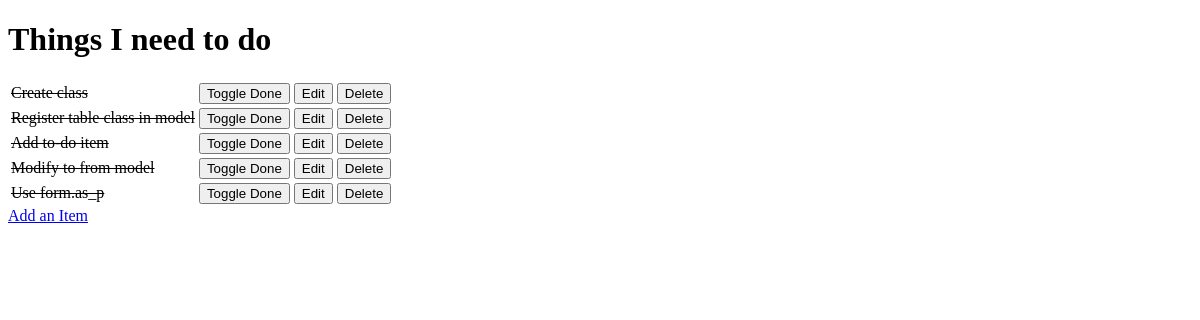
Before: / with the older database file.
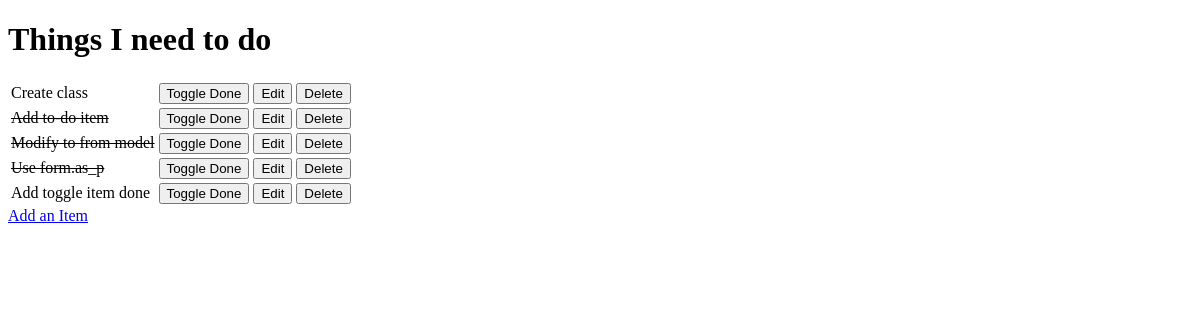
After: the same page with the newer database file.
### todo/models.py (models this page shows, shortened)
class Item(models.Model):
    name = models.CharField(max_length=50, null=False, blank=False)
    done = models.BooleanField(null=False, blank=False, default=False)

### todo/views.py (the view)
# urls.py: path('', views.get_todo_list, name='get_todo_list'),
def get_todo_list(request):
    items = Item.objects.all()
    context = {
        'items': items
    }
    return render(request, "todo/todo-list.html", context)

### todo/templates/todo/todo-list.html (shortened to what this page needs)
<!DOCTYPE html>
<html lang="en">
<head>
</head>
<body>
    <h1>Things I need to do</h1>
    <table>
        {% for item in items %}
            <tr>
                {% if item.done == False %}
                    <td>{{ item.name }}</td>
                {% else %}
                    <td style="text-decoration: line-through">{{ item.name }}</td>
                {% endif %}
                <td>
                    <a href="/toggle/{{ item.id }}"><button>Toggle Done</button></a>
                </td>
                <td>
                    <a href="/edit/{{ item.id }}"><button>Edit</button></a>
                </td>
                <td>
                    <a href="/delete/{{ item.id }}"><button>Delete</button></a>
                </td>
            </tr>
        {% empty %}
            <tr><td>You have nothing to do</td></tr>
        {% endfor %}
    </table>
    <a href="/add">Add an Item</a>
</body>
</html>

Changed rows visible on the page:
removed Item: name "Register table class in model"
changed Item "Create class": done True → False (drawn)
added Item: name "Add toggle item done"
